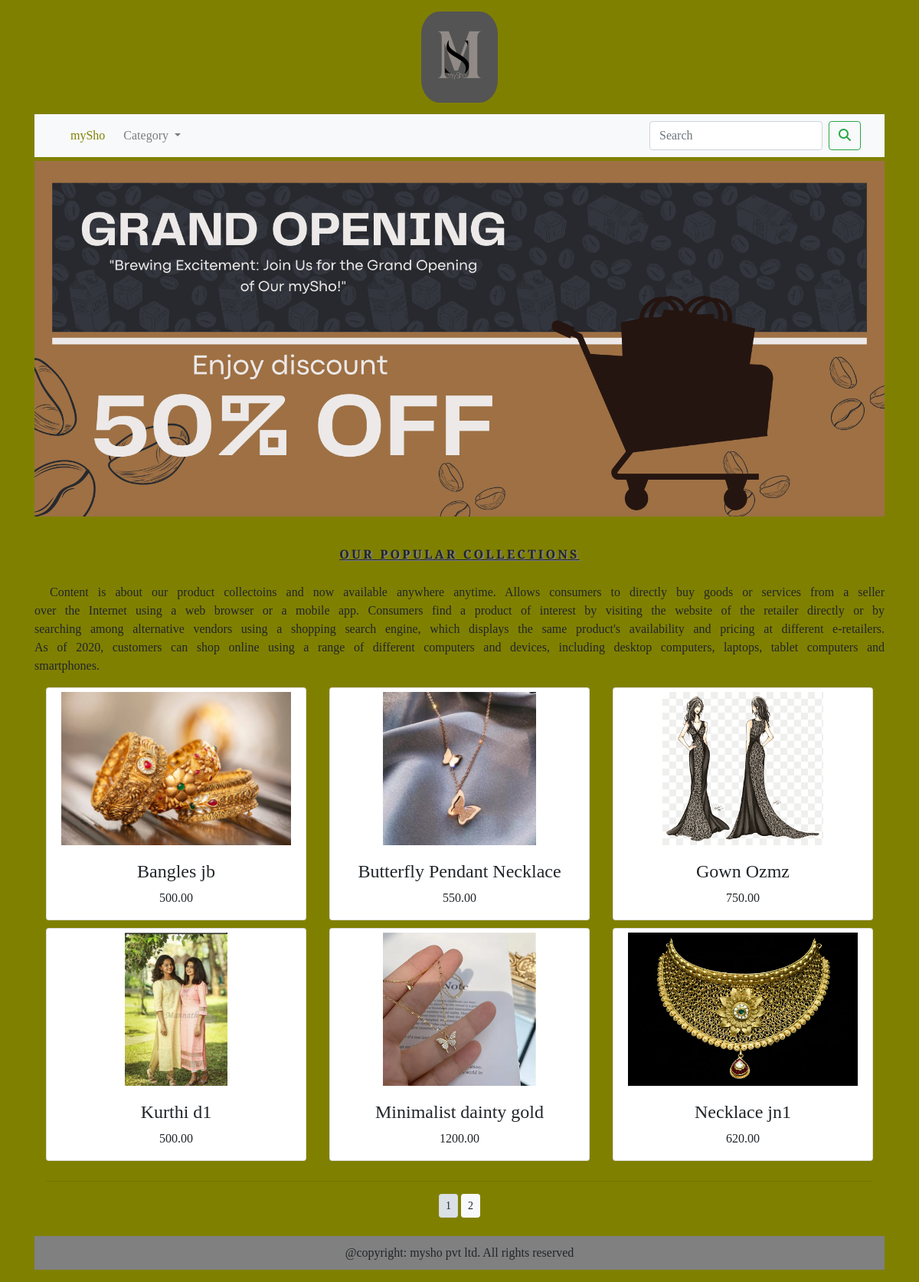
The app's page /shop/ with its own data.
### shopapp/models.py (models this page shows, shortened)
class Product(models.Model):
    name = models.CharField(max_length=200, unique=True)
    slug = models.SlugField(max_length=200, unique=True)
    description = models.TextField(blank=True)
    price = models.DecimalField(max_digits=10, decimal_places=2)
    image = models.ImageField(upload_to='product')
    category = models.ForeignKey(Category, on_delete=models.CASCADE)
    stock = models.IntegerField()
    available = models.BooleanField(default=True)
    created = models.DateTimeField(auto_now_add=True)
    update = models.DateTimeField(auto_now=True)
    def get_url(self):
        return reverse('shopapp:proCatDetail', args=[self.category.slug, self.slug])
    class Meta:
        ordering = ('name',)
        verbose_name = 'product'
        verbose_name_plural = 'products'

### shopapp/views.py (the view)
# urls.py: path('', views.allProCat,name="allProCat"),
def allProCat(request, cat_slug=None):
    cat_page = None
    products_list = None
    if cat_slug!=None:
        cat_page = get_object_or_404(Category, slug=cat_slug)
        products_list = Product.objects.all().filter(category=cat_page, available=True)
    else:
        products_list = Product.objects.all().filter(available=True)
    my_paginator = Paginator(products_list, 6)
    try:
        page = int(request.GET.get('page', '1'))
    except:
        page = 1
    try:
        products = my_paginator.page(page)
    except (EmptyPage, InvalidPage):
        products = my_paginator.page(my_paginator.num_pages)
    return render(request, "category.html", {'cat_key': cat_page, 'pro_key': products})

### cart/context_processors.py (called while the page is built)
def counter(request):
    item_count=0
    if 'admin' in request.path:
        return{}
    else:
        try:
            cart=Cart.objects.filter(cart_id=_cart_id(request))
            cart_items = CartItem.objects.all().filter(cart=cart[:1])
            for i in cart_items:
                item_count += i.quantity
        except Cart.DoesNotExist:
            item_count=0
    return dict(item_count=item_count)

### cart/views.py (called while the page is built)
def _cart_id(request):
    cart = request.session.session_key
    if not cart:
        cart = request.session.create()
    return cart

### shopapp/context_processors.py (called while the page is built)
def menu_links(request):
    my_links = Category.objects.all()
    return dict(links=my_links)

### shopapp/models.py (called while the page is built)
    def get_url(self):
        return reverse('shopapp:products_by_category', args=[self.slug])

### templates/category.html (shortened to what this page needs)
{% extends 'base.html' %}
{% load static %}
{% block content %}
    {% if cat_key %}
        <div>
            <img src="{{cat_key.image.url}}" alt="category_image" width="100%"> <br>
        </div>
        <div>
            <h1 class="text-center my_title"> {{cat_key.name}} </h1>
            <p class="text-justify"> {{cat_key.description}} </p>
        </div>
    {% else %}
        <div >
            <img class="my_image_padding" src="{% static 'img/banner.png' %}" alt="static/img/banner.png"  width="100%" > <br>
        </div>
        <div>
            <h1 class="text-center my_title" > Our popular collections </h1>
            <p class="text-justify my_content"> Content is about our product collectoins and now available anywhere anytime.
                Allows consumers to directly buy goods or services from a seller over the Internet using a
                web browser or a mobile app. Consumers find a product of interest by visiting the website of
                the retailer directly or by searching among alternative vendors using a shopping search engine,
                which displays the same product's availability and pricing at different e-retailers. As of 2020,
                customers can shop online using a range of different computers and devices, including desktop
                computers, laptops, tablet computers and smartphones. </p>
        </div>
    {% endif %}
<div class="container">
    <div class="row">
        {% for product in pro_key.object_list %}
        <div class="my_bottom_margin col-9 col-sm-12 col-md-4  col-lg-4">
            <div class="card text-center" >
                <a class="card-img-top my_image_padding" href="{{product.get_url}}">
                    <img src="{{product.image.url}}" alt="product image" height="200px" width="auto"> </a>
                <div>
                    <h4> {{ product.name }} </h4>
                    <p> {{ product.price }}</p>
                </div>
            </div>
        </div>
        {% endfor %}
    </div>
    <div class="mx-auto">
        {% if pro_key.paginator.num_pages > 1 %}
        <hr>
            <div class="text-center">
                {% for pg in pro_key.paginator.page_range %}
                    <a href="?page={{pg}}" class="btn btn-light btn-sm {% if pro_key.number == pg %} active {% endif %}">
                        {{pg}} </a>
                {% endfor %}
            </div>
        {% endif %}
    </div>
    <br>
</div>
{% endblock %}

### templates/base.html (shortened to what this page needs)
{% load static %}
<!DOCTYPE html>
<html lang="en">
<head>
    <link rel="stylesheet" href="https://cdn.jsdelivr.net/npm/bootstrap@4.0.0/dist/css/bootstrap.min.css">
    <link href="{% static 'css/style1.css' %}" rel="stylesheet" >
</head>
<body>
<div class="container">
{% include 'header.html' %}
{% include 'nav.html' %}
{% block content %}
{% endblock %}
</div>
{% include 'footer.html' %}
</body>
</html>

### templates/header.html
{% load static %}
<header>
    <a href="{% url 'shopapp:allProCat' %}">
<img src="{% static 'img/logo.png' %}" alt="logoimage" class="logo"></a>
</header>

### templates/nav.html (shortened to what this page needs)
<nav class="navbar navbar-expand-lg navbar-light bg-light sticky-top">
    <div class="container-fluid">
        <a class="nav-link"  href="{% url 'shopapp:allProCat' %}" style="color:olive;">mySho</a>
  <div class="collapse navbar-collapse" id="collapsibleNavbar">
    <ul class="navbar-nav mr-auto">
      <li class="nav-item dropdown {% if 'shopapp' in request.path %} active {% endif %}">
        <a class="nav-link dropdown-toggle" href="#" id="navbarDropdown" role="button" data-toggle="dropdown" aria-haspopup="true" aria-expanded="false">
          Category </a>
      </li>
    </ul>
    <form class="form-inline my-2 my-lg-0" action="{% url 'search_app:SearchResult' %}" method="get">
      <input class="form-control mr-sm-2" name='q' type="search" placeholder="Search" aria-label="Search">
        <button class="btn btn-outline-success my-2 my-sm-0" type="submit">
            <i class="fa-solid fa-magnifying-glass"></i>
        </button>
    </form>
  </div>
  </div>
</nav>

### templates/footer.html
<div class="container">
    <div class="footer navbar-fixed-bottom my_footer" >
        <p > @copyright: mysho pvt ltd. All rights reserved </p>
    </div>
</div>

### static/css/style1.css (style rules this page uses)
body { font-family: 'Playfair Display', serif; background-color: olive; }
.dropdown { position: relative; display: inline-block; }
.logo { padding:15px; width: 130px; height: auto; border-radius:30%; display: block; margin-left: auto; margin-right: auto; }
.my_footer { background-color:grey; }
.my_footer p { padding-top:10px; padding-bottom:10px; text-align:center; }
.my_title { font-size: 16px; text-transform: uppercase; letter-spacing:.2em; padding-top:20px; padding-bottom:20px; text-decoration:underline; text-shadow:2px 1px grey; font-weight:bold; }
.my_content { text-indent:20px; word-spacing:7px; }
.my_image_padding { padding-top:5px; padding-bottom:20px; }
.my_bottom_margin { margin-bottom:10px; }

### records on screen
Product: image (picture), name "Bangles jb", price "500.00"
Product: image (picture), name "Butterfly Pendant Necklace", price "550.00"
Product: image (picture), name "Gown Ozmz", price "750.00"
Product: image (picture), name "Kurthi d1", price "500.00"
Product: image (picture), name "Minimalist dainty gold", price "1200.00"
Product: image (picture), name "Necklace jn1", price "620.00"

### other values on screen
{{ pg }} "1" "2"
